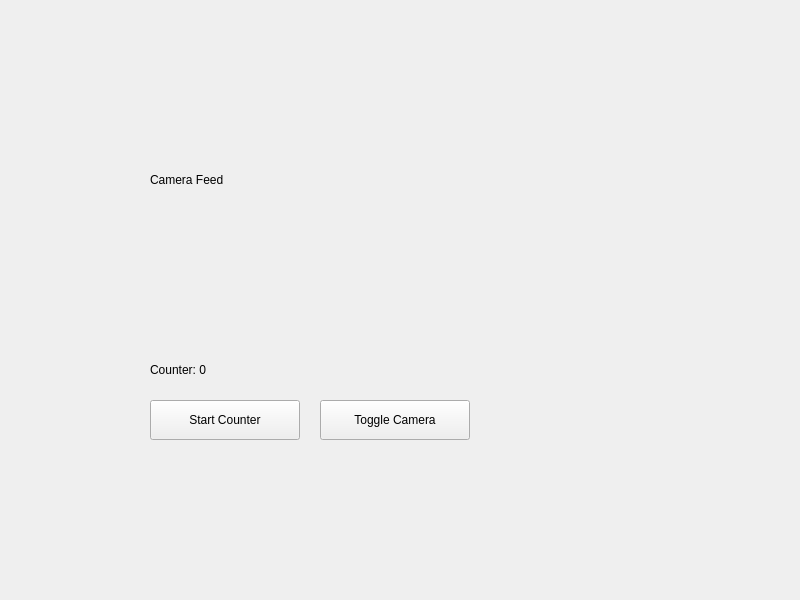
<?xml version="1.0" encoding="UTF-8"?>
<ui version="4.0">
 <class>MainWindow</class>
 <widget class="QMainWindow" name="MainWindow">
  <property name="geometry">
   <rect>
    <x>0</x>
    <y>0</y>
    <width>800</width>
    <height>600</height>
   </rect>
  </property>
  <widget class="QWidget" name="centralwidget">
   <widget class="QLabel" name="labelCamera">
    <property name="geometry">
     <rect>
      <x>150</x>
      <y>30</y>
      <width>500</width>
      <height>300</height>
     </rect>
    </property>
    <property name="text">
     <string>Camera Feed</string>
    </property>
   </widget>
   <widget class="QLabel" name="labelCounter">
    <property name="geometry">
     <rect>
      <x>150</x>
      <y>350</y>
      <width>200</width>
      <height>40</height>
     </rect>
    </property>
    <property name="text">
     <string>Counter: 0</string>
    </property>
   </widget>
   <widget class="QPushButton" name="btnStart">
    <property name="geometry">
     <rect>
      <x>150</x>
      <y>400</y>
      <width>150</width>
      <height>40</height>
     </rect>
    </property>
    <property name="text">
     <string>Start Counter</string>
    </property>
   </widget>
   <widget class="QPushButton" name="btnToggleCamera">
    <property name="geometry">
     <rect>
      <x>320</x>
      <y>400</y>
      <width>150</width>
      <height>40</height>
     </rect>
    </property>
    <property name="text">
     <string>Toggle Camera</string>
    </property>
   </widget>
  </widget>
 </widget>
</ui>
